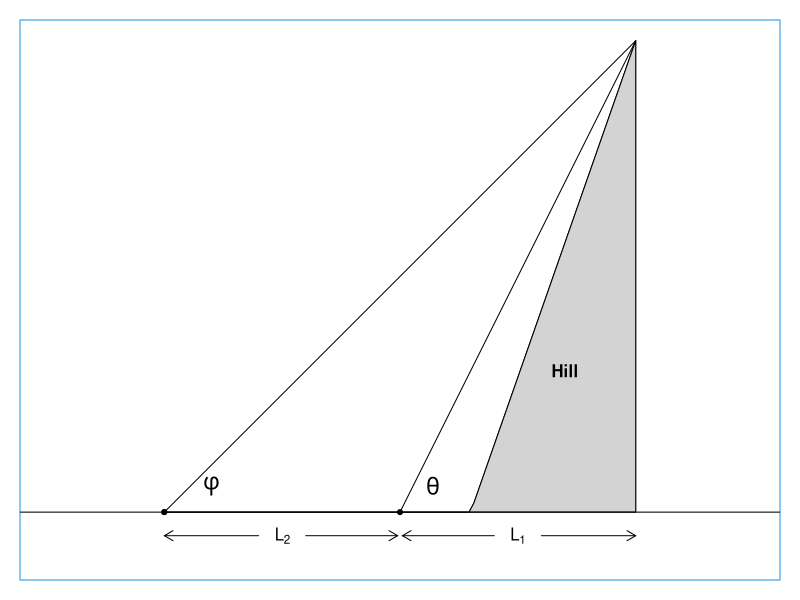

Write R code to recreate this figure.
png("fig2.png", unit="in", width=4, height=4, res=120, pointsize=10)
par(mar=rep(1,4))
x <- seq(0, 1, length.out=100)
y <- ifelse(x < 0.65, 0, (x-0.65)/0.35)
delta <- diff(range(x))/20
x <- c(x, 1)
y <- c(y, 0)
plot(x, y, axes=FALSE, xlab="", ylab="",
    asp=1, type="l", xlim=c(0,1), ylim=c(-0.1,1))
polygon(x,y, col="lightgray")
text(0.85, 0.3, "Hill", font=2)
box(col=4)
abline(h=0)
#lines(rep(1,2), c(0,1), lwd=4, col="darkgray")
points(0,0,pch=20)
points(0,0,pch=20)
text(0.1,0.09,expression(phi), pos=1, cex=1.4)
lines(c(0, 1), c(0, 1))
points(0.5,0,pch=20)
text(0.57,0.09,expression(theta), pos=1, cex=1.4)
lines(c(0.5, 1), c(0, 1))

epsilon <- delta/10
arrows(0,-delta,0.20,-delta,code=1, length=0.1)
arrows(0.3,-delta,0.5-epsilon,-delta,code=2, length=0.1)
text(0.25, -delta, expression(L[2]))

arrows(0.5+epsilon,-delta, 0.7, -delta, code=1, length=0.1)
arrows(0.8,-delta, 1, -delta, code=2, length=0.1)
text(0.75, -delta, expression(L[1]))
dev.off()

theta <- atan2(1, 1-0.5)
phi <- atan2(1, 1)
L2 <- 50
H <- L2 * tan(theta)*tan(phi)/(tan(theta)-tan(phi))
stopifnot(abs(H == 100) < 1e-7)
message(sprintf("Example: L_2=%g, theta=%.4g deg, phi=%.4g deg yields H=%g (expect H=%g)",
        L2, theta*180/pi, phi*180/pi, H, 100))
